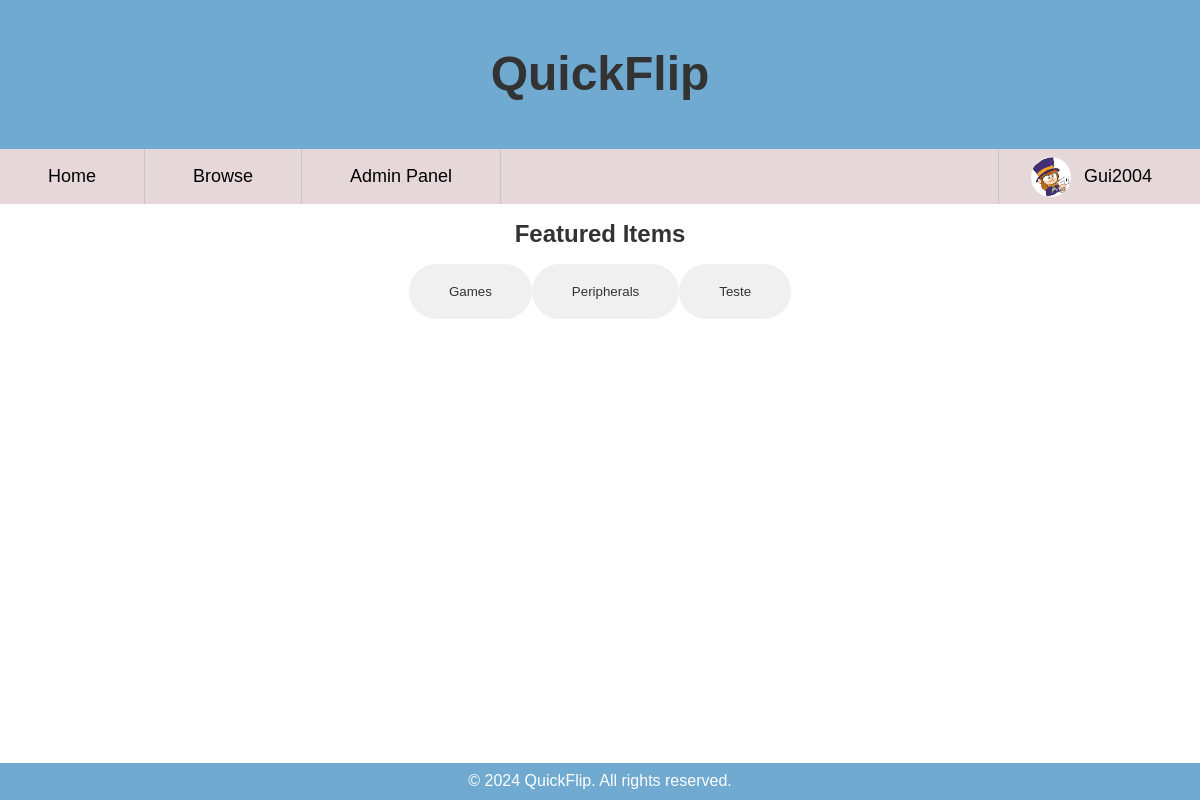
The page /pages/index.php (signed in) on the database as committed earlier.
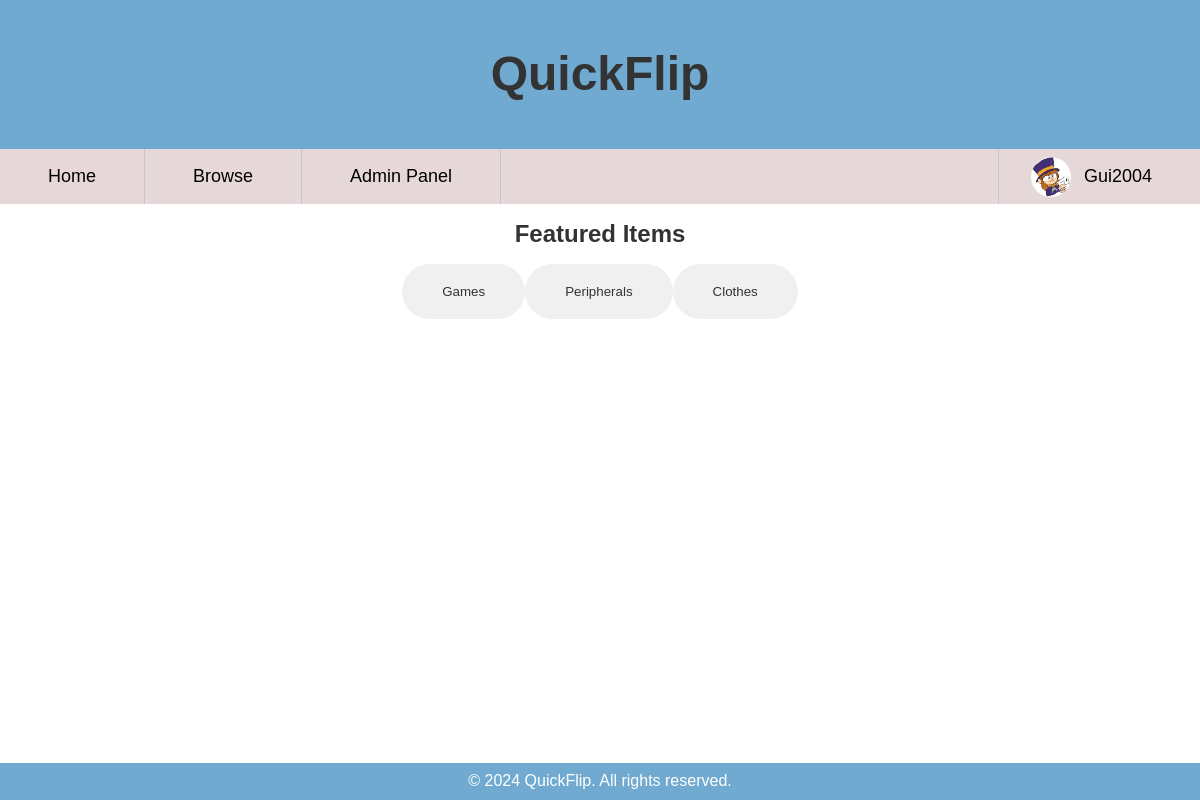
The same page on the database as committed later.
### tables this page shows
CREATE TABLE categories (
    category_id INTEGER PRIMARY KEY AUTOINCREMENT,
    name TEXT UNIQUE NOT NULL
);

### utils/session.php (called while the page is built, shortened)
<?php
  class Session
  {
    public function isLoggedIn(): bool
    {
      return isset($_SESSION['username']);
    }
    public function isAdmin(): bool
    {
      if ($_SESSION['is_admin']=="0"){
        return false;
      }else{
        return true;
      }
    }
    public function getParam(string $param): ?string
    {
      return isset($_SESSION[$param]) ? $_SESSION[$param] : "";
    }
  }
?>

### pages/index.php (the view, shortened to what this page needs)
<?php
    require_once(__DIR__ . '/../templates/common.tpl.php');
    $session = new Session();
    $db = getDatabaseConnection();
    drawHeader($session);
?>
<main id="mainPage">
    <section class="featured-items">
        <div class="featured-header">
            <h2>Featured Items</h2>
        </div>
        <div class="featured-items" id="featured-buttons">
            <?php
                $stmt = $db->query("SELECT * FROM categories");
                $categories = $stmt->fetchAll();
                foreach ($categories as $category) {
                    echo "<button class='category-button' data-category-id='" . $category['category_id'] ."'>" . htmlspecialchars($category['name']) . "</button>";
                }
            ?>
        </div>
    </section>
</main>
</body>
<?php
    drawFooter();
?>
</html>

### templates/common.tpl.php (shortened to what this page needs)
<?php
  require_once(__DIR__ . '/../utils/session.php');
?>
<?php function drawHeader(Session $session) { ?>
<!DOCTYPE html>
<html lang="en-US">
  <head>
    <link rel="stylesheet" href="../assets/style/style.css">
    <link rel="stylesheet" href="../assets/style/layout.css">
    <link rel="stylesheet" href="../assets/style/responsive.css">
  </head>
  <body>
  <header>
        <h1>QuickFlip</h1>
        <nav id="menu">
            <ul>
                <li><a href="../pages/index.php">Home</a></li>
                <li><a href="../pages/browse.php">Browse</a></li>
                <?php
                if($session->isAdmin()){?>
                  <li><a href="../pages/adminpage.php">Admin Panel</a></li>
                <?php }
                if($session->isLoggedIn()) { ?>
                  <li class="dropdown"><img class="profileImageBar" src="<?php echo $session->getParam("pfp")?>"><a href="" id="username-bar"><?php echo  $_SESSION['username']?></a>
                  </li>
                <?php } else { ?>
                  <li><a href="../pages/login.php">Sign In/Sign Up</a></li>
                <?php } ?>
            </ul>
        </nav>
    </header>
<?php } ?>
<?php function drawFooter() { ?>
    <footer>
        <p>© 2024 QuickFlip. All rights reserved.</p>
    </footer>
  <?php } ?>

### assets/style/style.css (style rules this page uses)
* { margin: 0; padding: 0; box-sizing: border-box; }
html,body { height: 100%; }
body { font-family: Arial, sans-serif; }
header { background: #70aad1; color: #fff; padding:2em 0 0 0; text-align: center; }
header h1 { margin: 0; padding: 0.3em 0 1em 0; font-size: 3em; }
.featured-items { margin: 1em 0; }
.featured-items .featured-header { text-align: center; margin: 0em 1em 0em 1em; display: flex; justify-content: center; }
.featured-items h2 { color: #333; margin: 0; }
footer { background: #70aad1; color: #fff; text-align: center; padding: 0.6em 1.25em; width: 100%; }
.category-button { display: inline-block; padding: 20px 40px; background-color: #f0f0f0; color: #333; border: none; border-radius: 999px; cursor: pointer; transition: background-color 0.3s, color 0.3s; }
#menu ul { background-color: #e6d8d8; list-style-type: none; display: flex; justify-content: center; padding: 0; margin: 0; transform-origin: top; }
#menu ul li { display: flex; padding: 0.5em 3em; list-style-type: none; border: #c3c5c9; align-items: center; justify-content: center; }
#menu ul li:not(:last-child) { border-style: solid; border-width: 0 1px 0 0; }
#menu ul li:last-child { padding: 0 3em 0 2em; margin-left: auto; border-style: solid; border-width: 0 0 0 1px; position: relative; }
#menu ul li a { color: rgb(0, 0, 0); text-decoration: none; font-size: large; padding: 0.5em 0; }
main { text-align: center; }
.profileImageBar { width: 40px; height: 40px; margin-right: 0.8em; border-radius: 50%; }
h1 { color: #333; text-align: center; margin-bottom: 20px; }

### assets/style/layout.css (style rules this page uses)
body { display: grid; grid-template-rows: auto 1fr auto; }
#mainPage { display: flex; flex-direction: row; }
.featured-items { text-align: center; width: 100%; }

Rows that differ between the two databases and show on the page:
removed categories: name "Teste"
added categories: name "Clothes"
